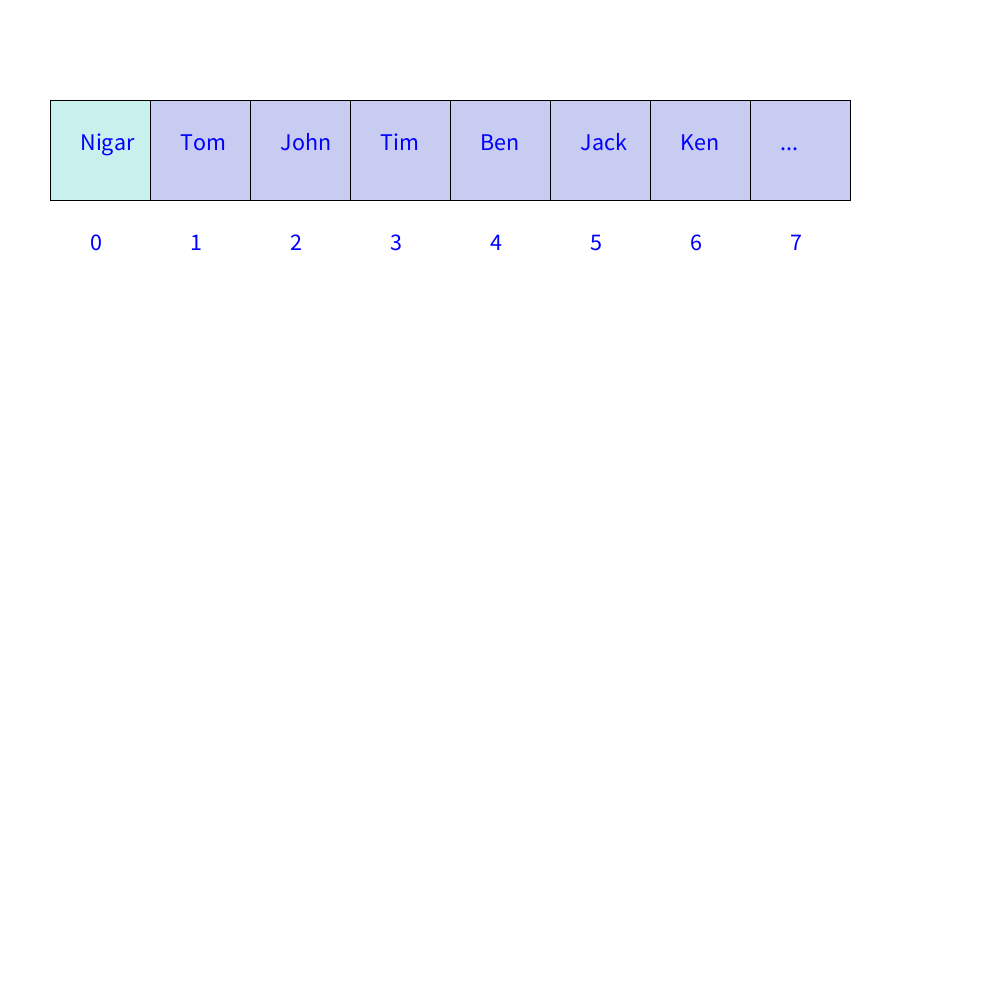
Frame 1 (no input)
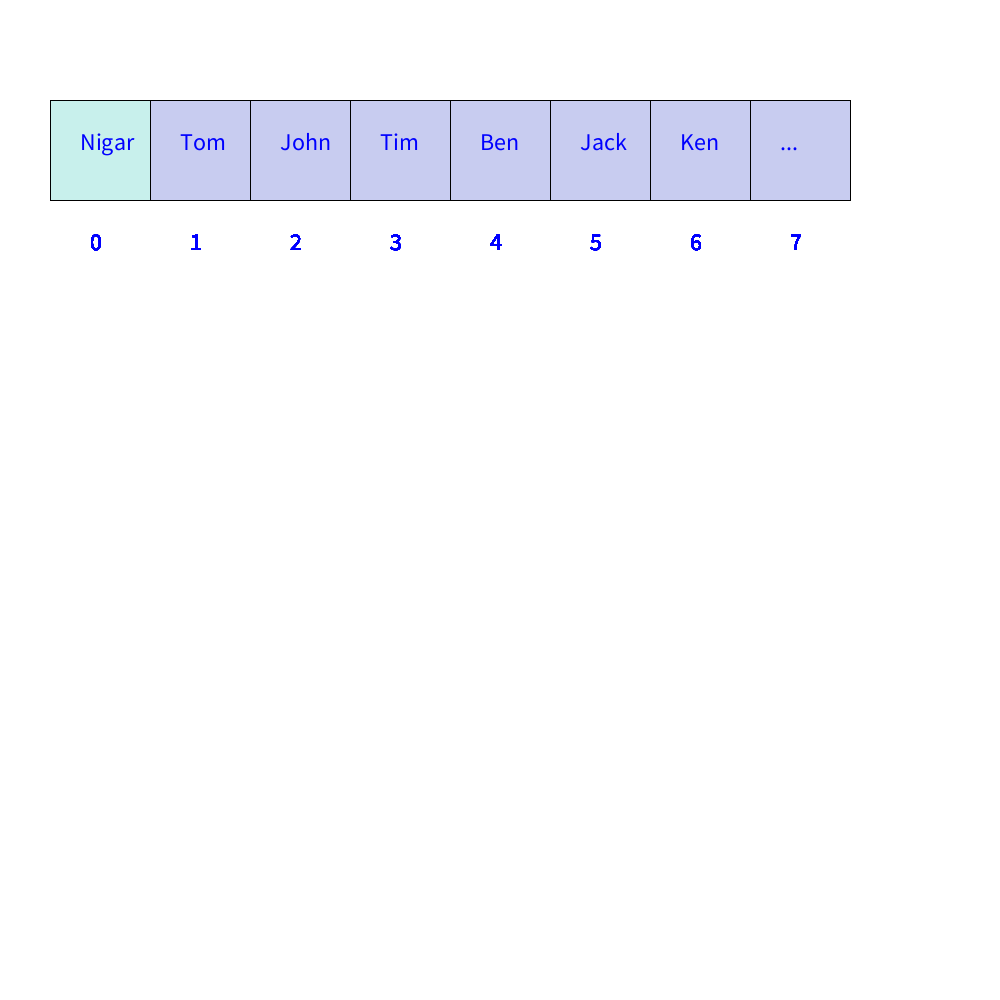
Frame 60 (the mouse pressed at the canvas centre just before this capture)
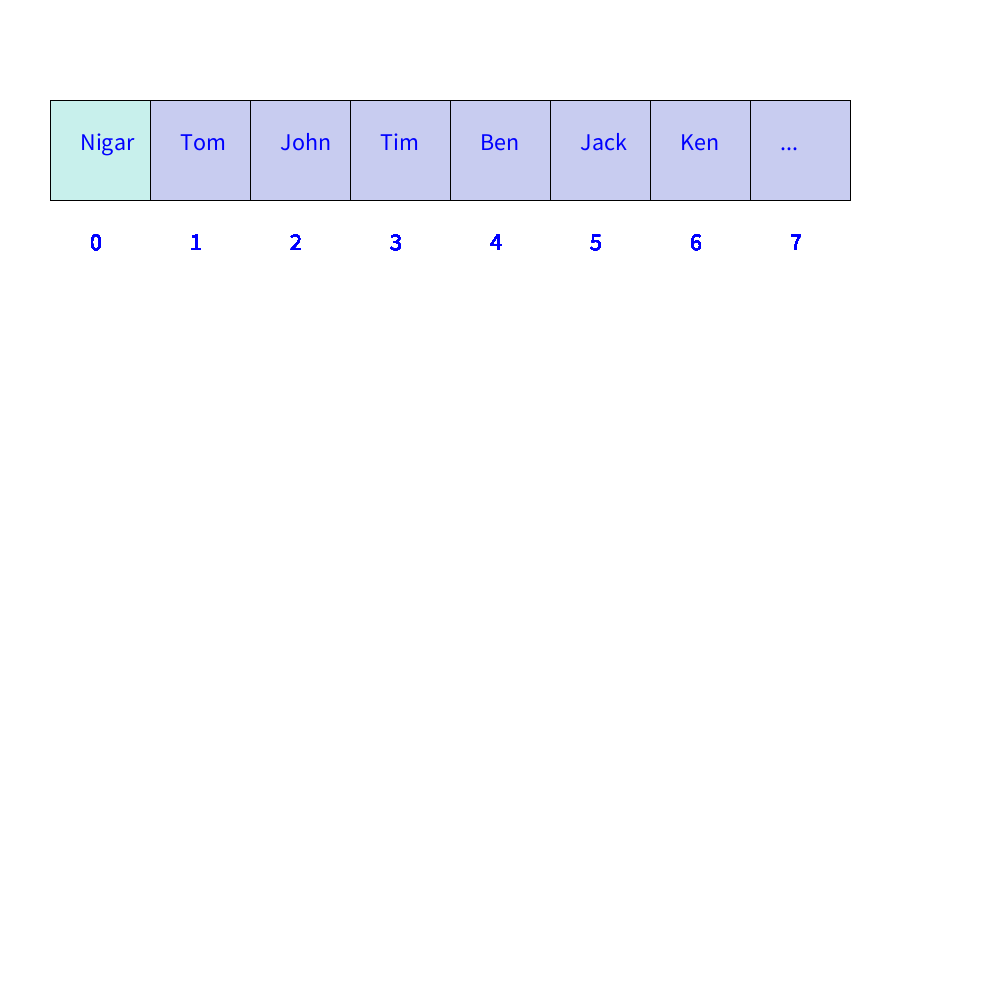
Frame 120 (the mouse held since frame 60 and released just before this capture)

The Processing sketch that drew these frames (run headless with seeded random() and noise(); from frame 60 on, the mouse is pressed at the canvas centre):

// Processing sketch: linear_search_best_case
// ── linear_search_best_case.pde
int width = 1000; 
int height = 1000;

void setup() {
  size(1000, 1000);
  background(255, 255, 255);
  textSize(24);
  
}

void draw() {
  String [] arr = new String [] {"Nigar", "Tom", "John", "Tim", "Ben", "Jack", "Ken", "..."};
  for (int i = 0; i < arr.length; i++) {
    
    
    fill(200, 240, 236);
    if (i > 0) {
      fill(200, 204, 240);
    }
    rect(i* width/10 + 50, height/10, width/10, height/10);
    fill(0, 0, 255);
    text(arr[i], i * width/10 + 80, height/10 +50);
    text(i, i * width/10 + 90, height/10 + 150);
    
  }
  
  
}
